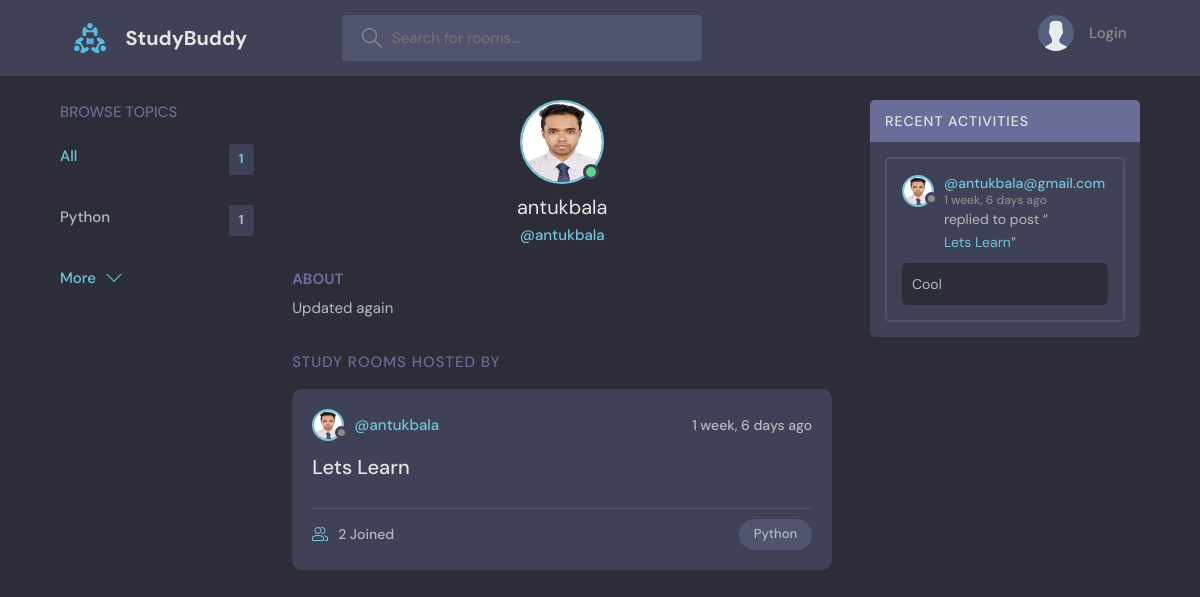
The app's page /profile/1/, older data.
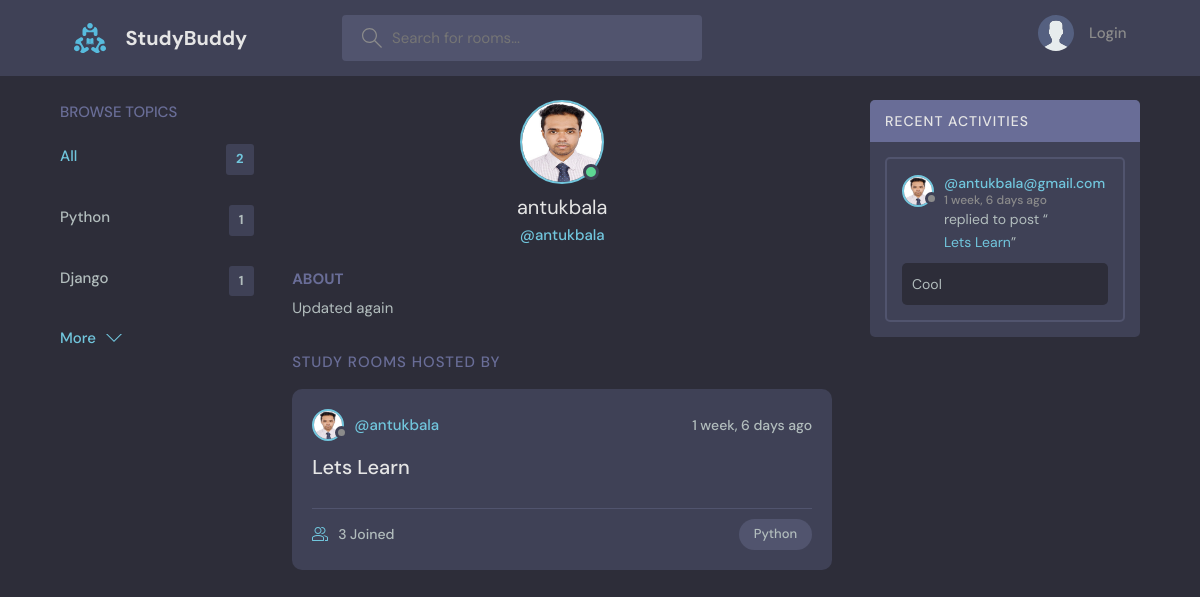
The same page, newer data.
### base/models.py (models this page shows, shortened)
class Topic(models.Model):
    name = models.CharField(max_length=200)

class Room(models.Model):
    host = models.ForeignKey(User, on_delete=models.SET_NULL, null=True)
    topic = models.ForeignKey(Topic, on_delete=models.SET_NULL, null=True)
    name = models.CharField(max_length=200)
    description = models.TextField(null=True, blank=True)
    participants = models.ManyToManyField(User, related_name='participants', blank=True)
    updated = models.DateTimeField(auto_now=True)
    created = models.DateTimeField(auto_now_add=True)
    class Meta:
        ordering = ['-updated', '-created']
    def __str__(self):
        return self.name

class User(AbstractUser):
    name = models.CharField(max_length=200, null=True)
    email = models.EmailField(unique=True, null=True)
    bio = models.TextField(null=True)
    avatar = models.ImageField(null=True, default="avatar.svg")
    USERNAME_FIELD = 'email'
    REQUIRED_FIELDS = []

class Message(models.Model):
    user = models.ForeignKey(User, on_delete=models.CASCADE)
    room = models.ForeignKey(Room, on_delete=models.CASCADE)
    body = models.TextField()
    updated = models.DateTimeField(auto_now=True)
    created = models.DateTimeField(auto_now_add=True)
    class Meta:
        ordering = ['-updated', '-created']
    def __str__(self):
        return self.body[:50]

### base/views.py (the view)
# urls.py: path('profile/<str:pk>/', views.userProfile, name='user-profile'),
def userProfile(request, pk):
    user = User.objects.get(id=pk)
    rooms = user.room_set.all()
    room_messages = user.message_set.all()
    topics = Topic.objects.all()
    context = {'user': user, 'rooms': rooms,
               'room_messages': room_messages, 'topics': topics}
    return render(request, 'base/profile.html', context)

### base/templates/base/profile.html (shortened to what this page needs)
{% extends 'main.html' %}
{% block content %}
  <main class="profile-page layout layout--3">
    <div class="container">
      {% include 'base/topics_component.html' %}
      <div class="roomList">
        <div class="profile">
          <div class="profile__avatar">
            <div class="avatar avatar--large active">
              <img src="{{user.avatar.url}}" />
            </div>
          </div>
          <div class="profile__info">
            <h3>{{user.username}}</h3>
            <p>@{{user.username}}</p>
          </div>
          <div class="profile__about">
            <h3>About</h3>
            <p>
              {{user.bio}}
            </p>
          </div>
        </div>
        <div class="roomList__header">
          <div>
            <h2>Study Rooms Hosted by </a>
            </h2>
          </div>
        </div>
        {% include 'base/feed_component.html' %}
      </div>
      {% include 'base/activity_component.html' %}
    </div>
  </main>
{% endblock content %}

### base/templates/base/topics_component.html
<div class="topics">
    <div class="topics__header">
        <h2>Browse Topics</h2>
    </div>
    <ul class="topics__list">
        <li>
            <a href="{% url 'home' %}" class="active">All <span>{{topics.count}}</span></a>
        </li>
        <li>
            {% for topic in topics %}
            <a href="{% url 'home' %}?q={{topic.name}}">{{topic.name}} <span>{{topic.room_set.all.count}}</span></a>
            {% endfor %}
        </li>
    </ul>
    <a class="btn btn--link" href="{% url 'topics' %}">
        More
        <svg version="1.1" xmlns="http://www.w3.org/2000/svg" width="32" height="32" viewBox="0 0 32 32">
            <title>chevron-down</title>
            <path d="M16 21l-13-13h-3l16 16 16-16h-3l-13 13z"></path>
        </svg>
    </a>
</div>

### base/templates/base/feed_component.html (shortened to what this page needs)
{% for room in rooms %}
<div class="roomListRoom">
    <div class="roomListRoom__header">
        <a href="{% url 'user-profile' room.host.id %}" class="roomListRoom__author">
            <div class="avatar avatar--small">
                <img src="{{room.host.avatar.url}}" />
            </div>
            <span>@{{room.host.username}}</span>
        </a>
        <div class="roomListRoom__actions">
            <span>{{room.created|timesince}} ago</span>
        </div>
    </div>
    <div class="roomListRoom__content">
        <a href="{% url 'room' room.id %}">{{room.name}}</a>
    </div>
    <div class="roomListRoom__meta">
        <a href="{% url 'room' room.id %}" class="roomListRoom__joined">
            {{room.participants.all.count}} Joined
        </a>
        <p class="roomListRoom__topic">{{room.topic.name}}</p>
    </div>
</div>
{% endfor %}

### base/templates/base/activity_component.html (shortened to what this page needs)
<div class="activities">
    <div class="activities__header">
        <h2>Recent Activities</h2>
    </div>
    {% for message in room_messages %}
    <div class="activities__box">
        <div class="activities__boxHeader roomListRoom__header">
            <a href="{% url 'user-profile' message.user.id %}" class="roomListRoom__author">
                <div class="avatar avatar--small">
                    <img src="{{message.user.avatar.url}}" />
                </div>
                <p>
                    @{{message.user}}
                    <span>{{message.created|timesince}} ago</span>
                </p>
            </a>
        </div>
        <div class="activities__boxContent">
            <p>replied to post “<a href="{% url 'room' message.room.id %}">{{message.room}}</a>”</p>
            <div class="activities__boxRoomContent">
                {{message.body}}
            </div>
        </div>
    </div>
    {% endfor %}
</div>

Row changes from the older to the newer data that the page shows:
added Topic: name "Django", room_set.all.count "1"
computed for Room "Lets Learn": participants.all.count "2" → "3"
Text that changed along with them:
{{ topics.count }}: "1" → "2"
